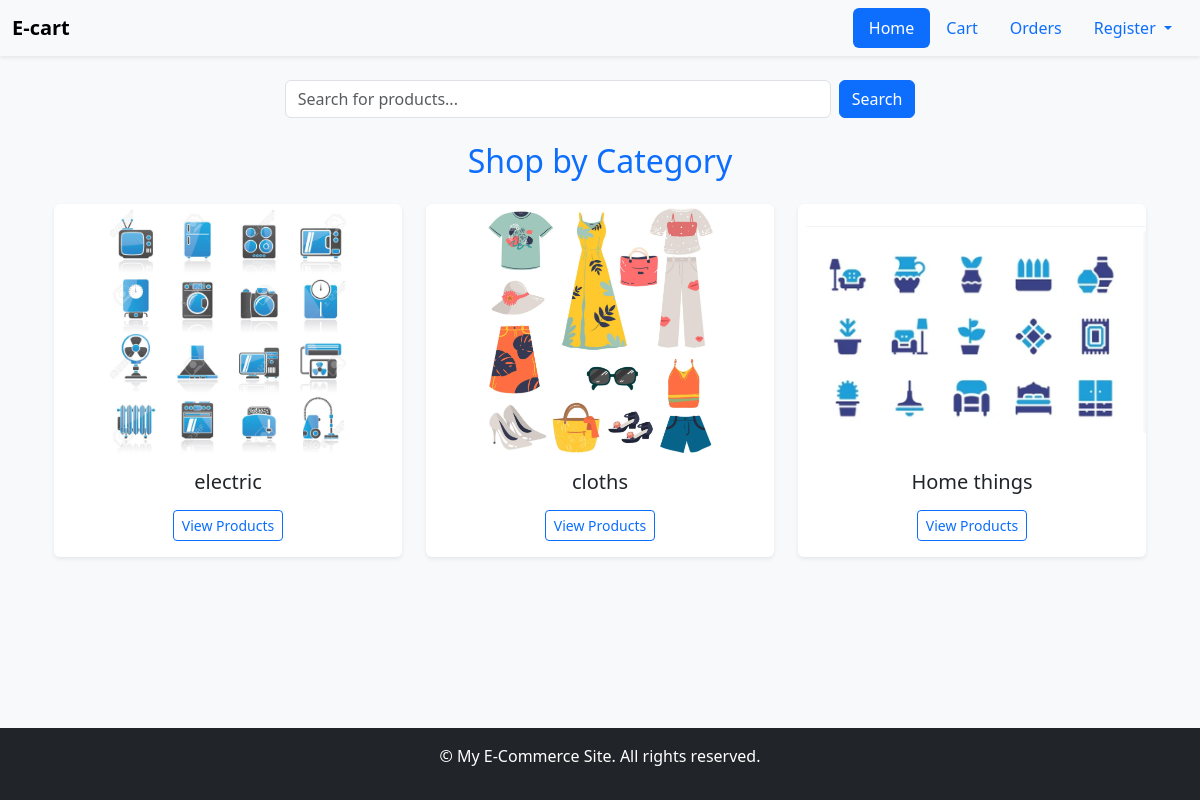
The page /categories/ on the database as committed earlier.
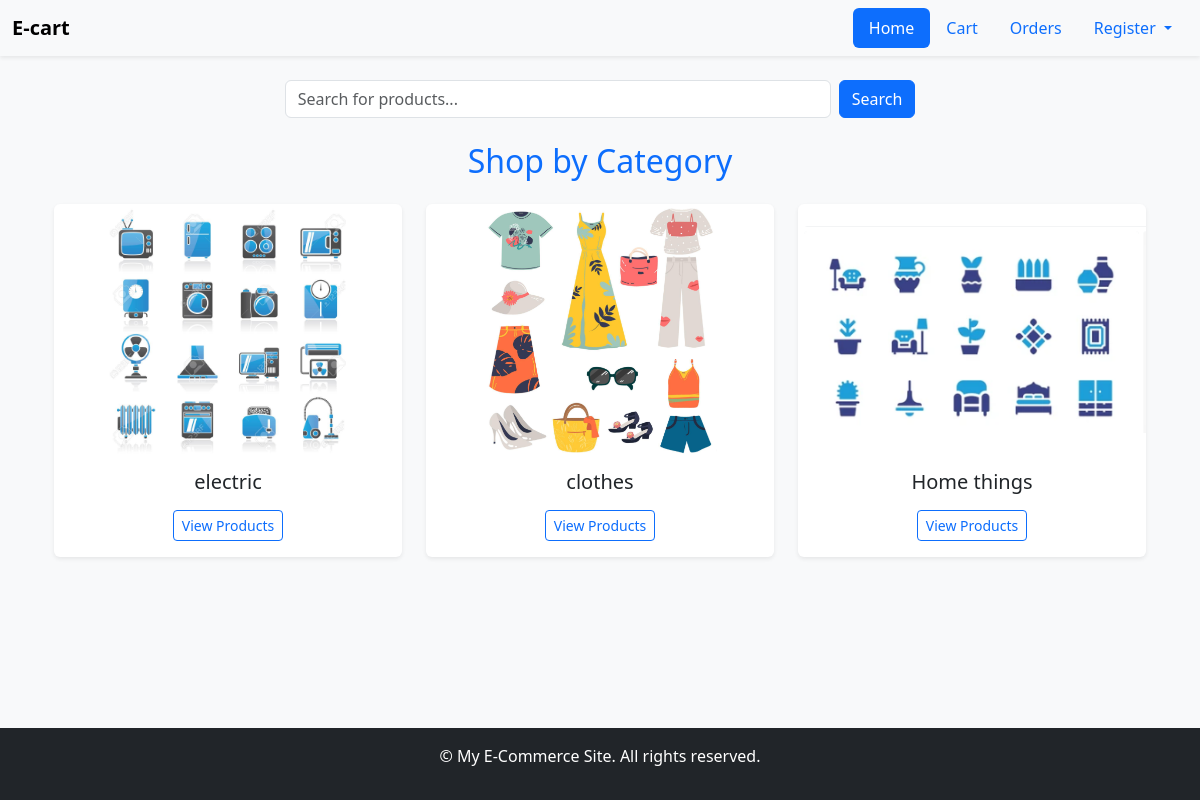
The same page on the database as committed later.
### E_commerce_app/models.py (models this page shows, shortened)
class Category(models.Model):
  name=models.CharField(max_length=500)
  image = models.ImageField(upload_to='category_images/', blank=True, null=True)

### E_commerce_app/views.py (the view)
# urls.py: path('categories/', CategoryView.as_view(), name='category_list'),
class CategoryView(ListView):
    model = Category
    template_name = 'E_commerce_app/category.html'
    context_object_name = 'categories'

### E_commerce_app/templates/E_commerce_app/category.html (shortened to what this page needs)
{% extends "E_commerce_app/base.html" %}
{% block content%}
 <div class="container mb-4">
      <form class="d-flex justify-content-center" method="GET" action="{% url 'search' %}">
        <input class="form-control me-2 w-50" type="search" name="q" placeholder="Search for products..." aria-label="Search">
        <button class="btn btn-primary" type="submit">Search</button>
      </form>
    </div>
    <div class="container mb-5">
      <h2 class="text-center mb-4 text-primary">Shop by Category</h2>
      <div class="row g-4">
        {% for category in categories %}
          <div class="col-md-4 col-sm-6">
            <div class="card shadow-sm h-100 text-center border-0">
              {% if category.image %}
                <a href="{% url 'product_by_category' category.id %}">
                  <img src="{{ category.image.url }}" class="card-img-top" alt="{{ category.name }}" style="width: 100%;  height: 250px; object-fit: contain;">
                </a>
              {% else %}
                <div class="card-img-top bg-secondary d-flex align-items-center justify-content-center" style="height: 200px;">
                  <span class="text-white">No Image</span>
                </div>
              {% endif %}
              <div class="card-body">
                <h5 class="card-title text-dark">{{ category.name }}</h5>
                <a href="{% url 'product_by_category' category.id %}" class="btn btn-outline-primary btn-sm mt-2">
                  View Products
                </a>
              </div>
            </div>
          </div>
        {% empty %}
          <div class="text-center">
            <p class="text-muted">No categories available.</p>
          </div>
        {% endfor %}
      </div>
    </div>
  {% endblock %}

Rows that differ between the two databases and show on the page:
changed Category: name "cloths" → "clothes"
